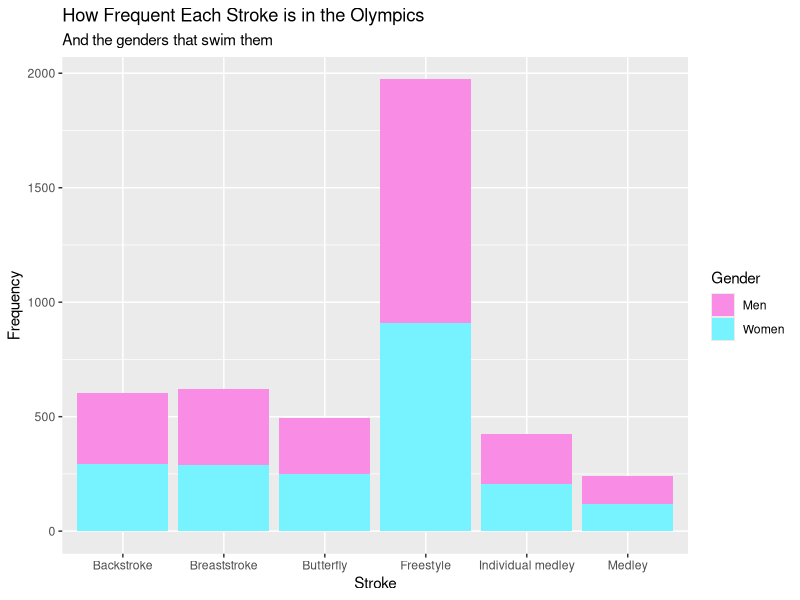
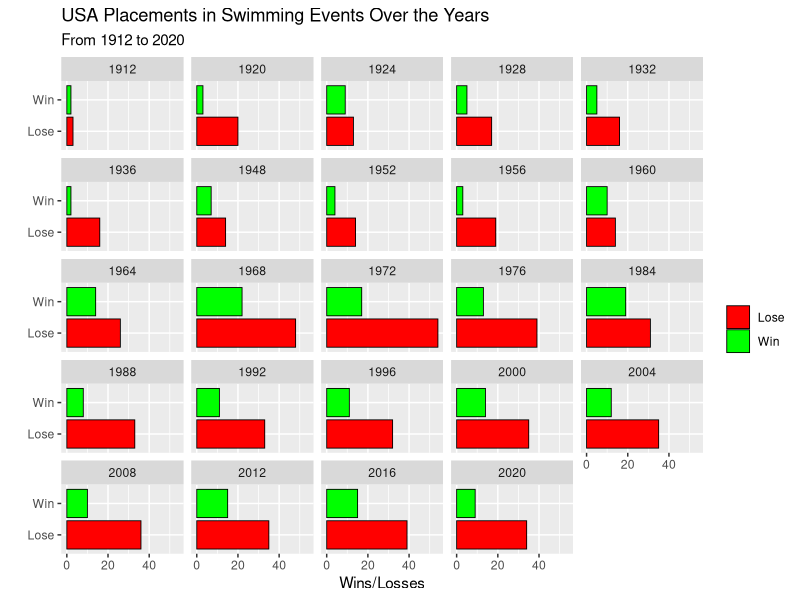

Here is the R script that generated these plots, in order:
## ---- chunk 1
library(tidyverse)
library(broom)
## ---- chunk 2
data <- read.csv("Olympic_Swimming_Results_1912to2020.csv")
## ---- chunk 3
data %>%
  glimpse()
## ---- chunk 4
#didWin variable created here so it is easier to single out the events. there are multiple swimmers in each event but only one can win, so singling out the winners gives us just one entry for each event
data <- data %>%
  mutate(didWin = if_else(Rank == 1, "yes", "no"))

data %>%
  filter(didWin == "yes", Year == "1912" | Year == "2020") %>%
  group_by(Year) %>%
  count() %>%
  select(Year, n) %>%
  summarise(Events = n)
## ---- chunk 5
data %>%
  ggplot(aes(x = Stroke, fill = Gender)) +
  geom_bar() +
  scale_fill_manual(values = c("#F98CE5","#77F3FF")) +
  labs(x = "Stroke", 
       y = "Frequency", 
       title = "How Frequent Each Stroke is in the Olympics", 
       subtitle = "And the genders that swim them")
## ---- chunk 6




## ---- chunk 7
data %>%
  filter(didWin == "yes") %>%
  group_by(Team) %>%
  count(didWin) %>%
  select(Team, n) %>%
  summarise(Wins = n) %>%
  arrange(desc(Wins)) %>%
  slice(1, 2, 3, 4, 5)
## ---- chunk 8
data %>%
  mutate(USAwinlose = if_else(Rank == 1, "Win", "Lose")) %>%
  filter(Team == "USA") %>%
  ggplot(aes(y = USAwinlose, fill = USAwinlose)) +
  geom_bar(color = "black", size = 0.3) +
  scale_fill_manual(values = c("red","green")) +
  facet_wrap(. ~ Year) +
  labs(title = "USA Placements in Swimming Events Over the Years",
       subtitle = "From 1912 to 2020",
       x = "Wins/Losses",
       y = "",
       fill = "")
